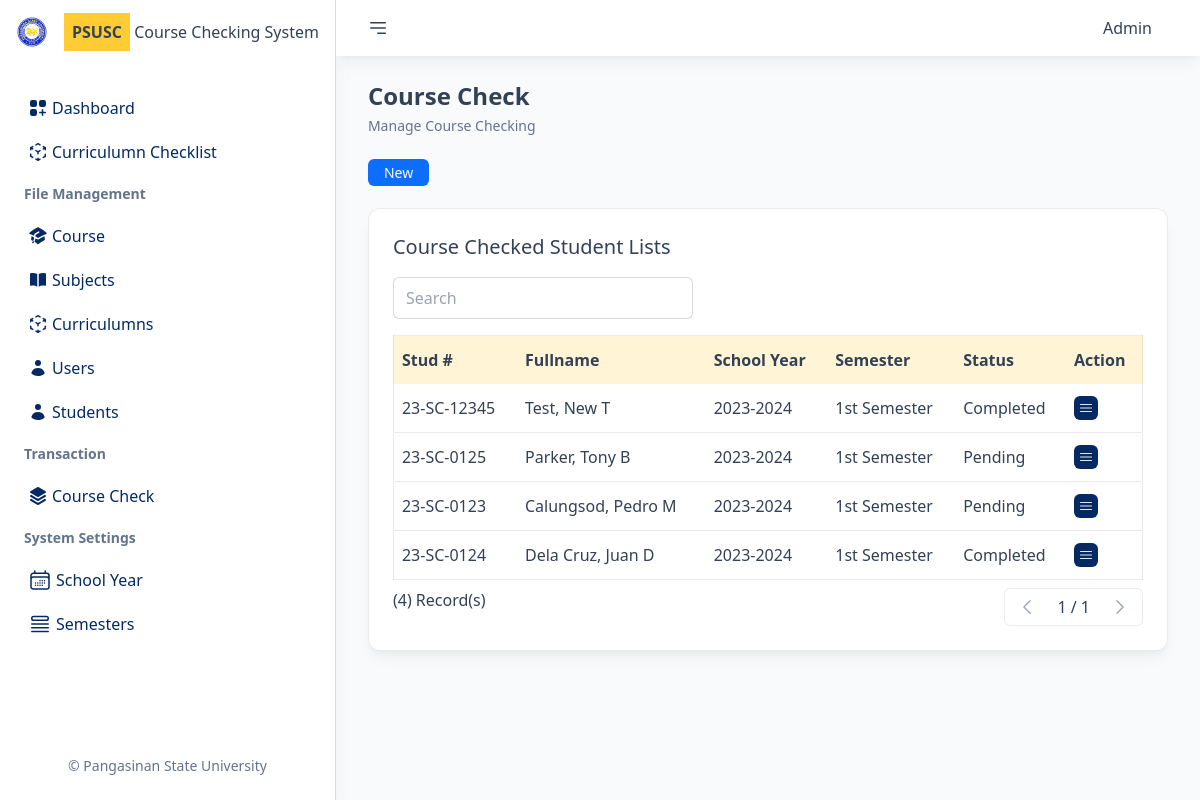
Screenshot of /preenroll (signed in) with the database file from the repository.
### tables this page shows
CREATE TABLE `users` (
  `id` int(11) NOT NULL,
  `empno` varchar(50) NOT NULL,
  `fname` varchar(150) NOT NULL,
  `lname` varchar(150) NOT NULL,
  `mname` varchar(150) NOT NULL,
  `email` varchar(150) NOT NULL,
  `password` varchar(150) NOT NULL,
  `courseId` int(11) NOT NULL,
  `userType` varchar(50) NOT NULL
);

CREATE TABLE `enrollments` (
  `id` int(11) NOT NULL,
  `studId` int(11) NOT NULL,
  `syId` int(11) NOT NULL,
  `semId` int(11) NOT NULL,
  `createdBy` int(11) NOT NULL,
  `createdAt` datetime NOT NULL,
  `status` varchar(60) NOT NULL
);

CREATE TABLE `students` (
  `id` int(11) NOT NULL,
  `studNo` varchar(50) NOT NULL,
  `fname` varchar(150) NOT NULL,
  `lname` varchar(150) NOT NULL,
  `mname` varchar(150) NOT NULL,
  `email` varchar(150) NOT NULL,
  `courseId` int(11) NOT NULL,
  `currId` int(11) NOT NULL,
  `password` varchar(150) NOT NULL
);

CREATE TABLE `schoolyears` (
  `id` int(11) NOT NULL,
  `schoolyear` varchar(50) NOT NULL,
  `status` varchar(50) NOT NULL
);

CREATE TABLE `semesters` (
  `id` int(11) NOT NULL,
  `sem` varchar(50) NOT NULL,
  `status` varchar(50) NOT NULL
);

### public/pages/faculty/preenroll.php (the view, shortened to what the rows shown need)
<?php
require_once(TEMPLATE_PATH . "/header.php");
require_once(TEMPLATE_PATH . "/nav.php");
?>
<?php
if (isset($_SESSION['coursecheck'])) {
?>
    <div class="px-8 flex flex-row gap-6">
        <div>
            <div class="bg-white w-96 p-6 rounded-xl shadow-lg shadow-black/5 border border-slate-700/10 mb-6">
                <h2></h2>
            </div>
        </div>
        <div class="flex-auto">
            <div id="itemContainer" class="bg-white p-6 rounded-xl shadow-lg shadow-black/5 border border-slate-700/10 mb-6">
            </div>
        </div>
    </div>
<?php } else { ?>
    <div class="px-8">
        <div class="bg-white p-6 rounded-xl shadow-lg shadow-black/5 border border-slate-700/10 mb-6">
            <h2 class="text-xl mb-4">Course Checked Student Lists</h2>
            <table class="w-full border border-slate-700/10 mb-2" id="dataTable">
                <thead>
                    <tr class="bg-accent/20 text-left ">
                        <th class="px-2 py-3">Stud #</th>
                        <th class="px-2 py-3">Fullname</th>
                        <th class="px-2 py-3">School Year</th>
                        <th class="px-2 py-3">Semester</th>
                        <th class="px-2 py-3">Status</th>
                        <th class="px-2 py-3">Action</th>
                    </tr>
                </thead>
                <tbody class="divide-y divide-slate-700/10 " id="tableBody">
                    <?php
                    foreach ($coursechecked as $enroll) {
                        $student = $enroll->getStudent();
                        $schoolyear = $enroll->getSchoolYear();
                        $sem = $enroll->getSem();
                    ?>
                        <tr>
                            <td class="px-2 py-3"><?= $student->getStudNo() ?></td>
                            <td class="px-2 py-3"><?= $student->getFullName() ?></td>
                            <td class="px-2 py-3"><?= $schoolyear->getSchoolYear() ?></td>
                            <td class="px-2 py-3"><?= $sem->getSem() ?></td>
                            <td class="px-2 py-3"><?= $enroll->getStatus() ?></td>
                            <td class="px-2 py-3 flex flex-row item-center gap-2">
                                <a href="/preenroll/transaction/<?= $enroll->getId() ?>/<?= $student->getStudNo() ?>" class="text-sm bg-brand-dark hover:bg-brand-light transition-all text-slate-200 p-1 rounded-md">
                                    <svg xmlns="http://www.w3.org/2000/svg" fill="none" viewBox="0 0 24 24" stroke-width="1.5" stroke="currentColor" class="w-4 h-4">
                                        <path stroke-linecap="round" stroke-linejoin="round" d="M3.75 6.75h16.5M3.75 12h16.5m-16.5 5.25h16.5" />
                                    </svg>
                                </a>
                            </td>
                        </tr>
                    <?php } ?>
                </tbody>
            </table>
        </div>
    </div>
<?php
}
require_once(TEMPLATE_PATH . "/footer.php");
?>

### public/template/nav.php (shortened to what the rows shown need)
<div class="relative h-screen overflow-y-auto flex-auto flex gap-6 flex-col">
    <div class="sticky top-0 px-8 py-2 flex flex-row justify-between items-center bg-white shadow-lg shadow-black/5">
        <div class="flex flex-row gap-4 p-2 items-center">
            <div class="relative group">
                <a href="#" class="p-2">
                    <?= $userdata->getFname() ?>
                </a>
            </div>
        </div>
    </div>
    <div class="px-8">
        <h2 class="text-2xl font-semibold mb-1"><?= ucfirst($pageTitle) ?></h2>
    </div>

### rows the page displays
users: fname "Admin"
enrollments: students.studNo "23-SC-12345", students.lname+fname+mname "Test, New T", status "Completed"
schoolyears: schoolyear "2023-2024"
semesters: sem "1st Semester"
enrollments: students.studNo "23-SC-0125", students.lname+fname+mname "Parker, Tony B", status "Pending"
enrollments: students.studNo "23-SC-0123", students.lname+fname+mname "Calungsod, Pedro M", status "Pending"
enrollments: students.studNo "23-SC-0124", students.lname+fname+mname "Dela Cruz, Juan D", status "Completed"

### other values shown
$pageTitle "Course Check"
$pageDesc "Manage Course Checking"
sizeof($coursechecked) "4"
